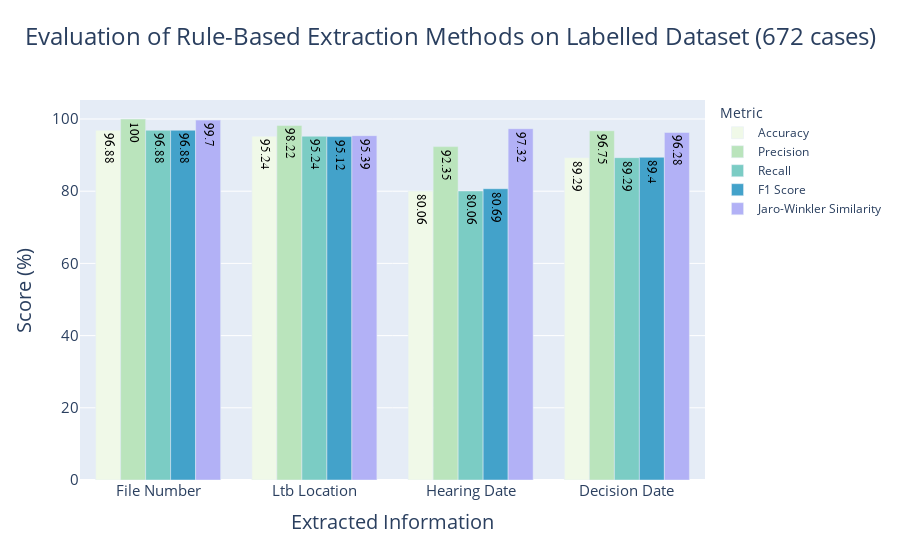

Source (notebook cell):
### Code cell
color_palette = [
    "#f79256",
    "#fbd1a2",
    "#7dcfb6",
    "#00b2ca",
    # "#736FF6", # darker purple
    '#B2B1F6', # lighter purple
    #"#1d4e89"] # my own custom
    ]

color_palette = [
    "#f0f9e8",
    "#bae4bc",
    "#7bccc4",
    "#43a2ca",
    # "#0868ac"
    "#B2B1F6"
]

# color_palette = ['#222222', '#AAAAAA', '#FFFFFF']  # Classic Neutrals
# color_palette = ['#336699', '#6699CC', '#99CCFF']  # Corporate Blues
# color_palette = ['#336633', '#66CC99', '#CCFFDD']  # Subtle Greens
# color_palette = ['#333333', '#777777', '#CCCCCC']  # Sophisticated Grays
# color_palette = ['#663399', '#9966CC', '#CC99FF']  # Professional Purples
# color_palette = ['#444444', '#888888', '#DDDDDD']  # Elegant Monochrome

# Create the bar chart with side-by-side bars and bar values
fig = px.bar(final_results_df, x = 'Extraction', y = 'Score', color = 'Metric',
             title = 'Bar Chart with Side-by-Side Bars', barmode = 'group',
             text = 'Score',
             color_discrete_sequence = color_palette)

# Configure text position and format
fig.update_traces(textposition = 'inside', textfont = dict(size = 10, color = 'black', family = 'Times'),
                  insidetextfont = dict(size = 13, color = 'black', family = 'Times'))

# updating title font 
fig.update_layout(
    xaxis_title = "Extracted Information",
    yaxis_title = "Score (%)", 
    title = {
        'text': 'Evaluation of Rule-Based Extraction Methods on Labelled Dataset (672 cases)',
        'font': {'size': 24},
        'x': 0.5,  # Set x position to center
        'xanchor': 'center',  # Set x anchor to center
        'y': 0.95  # Adjust y position as needed
    },
    xaxis = {'title': 'Extraction', 'tickfont': {'size': 15}, 'title_font': {'size': 20}},
    yaxis = {'title': 'Score', 'tickfont': {'size': 15}, 'title_font': {'size': 20}},
    # coloraxis = {'colorbar': {'tickfont': {'family': 'times', 'weight': 'bold'}}}
    coloraxis = {'colorbar': {'tickfont': {'size': 15}, 'title_font': {'size': 20}}}
)

# Display the chart
fig.show()

### Figure 1 — Plotly figure (JSON) as saved in the notebook; plotly's stock layout.template omitted (floating-point values rounded to 4 significant figures)
{"data": [{"alignmentgroup": "True", "hovertemplate": "Metric=Accuracy<br>Extraction=%{x}<br>Score=%{text}<extra></extra>", "insidetextfont": {"color": "black", "family": "Times", "size": 13}, "legendgroup": "Accuracy", "marker": {"color": "#f0f9e8", "pattern": {"shape": ""}}, "name": "Accuracy", "offsetgroup": "Accuracy", "orientation": "v", "showlegend": true, "text": [96.88, 95.24, 80.06, 89.29], "textfont": {"color": "black", "family": "Times", "size": 10}, "textposition": "inside", "type": "bar", "x": ["File Number", "Ltb Location", "Hearing Date", "Decision Date"], "xaxis": "x", "y": [96.88, 95.24, 80.06, 89.29], "yaxis": "y"}, {"alignmentgroup": "True", "hovertemplate": "Metric=Precision<br>Extraction=%{x}<br>Score=%{text}<extra></extra>", "insidetextfont": {"color": "black", "family": "Times", "size": 13}, "legendgroup": "Precision", "marker": {"color": "#bae4bc", "pattern": {"shape": ""}}, "name": "Precision", "offsetgroup": "Precision", "orientation": "v", "showlegend": true, "text": [100, 98.22, 92.35, 96.75], "textfont": {"color": "black", "family": "Times", "size": 10}, "textposition": "inside", "type": "bar", "x": ["File Number", "Ltb Location", "Hearing Date", "Decision Date"], "xaxis": "x", "y": [100, 98.22, 92.35, 96.75], "yaxis": "y"}, {"alignmentgroup": "True", "hovertemplate": "Metric=Recall<br>Extraction=%{x}<br>Score=%{text}<extra></extra>", "insidetextfont": {"color": "black", "family": "Times", "size": 13}, "legendgroup": "Recall", "marker": {"color": "#7bccc4", "pattern": {"shape": ""}}, "name": "Recall", "offsetgroup": "Recall", "orientation": "v", "showlegend": true, "text": [96.88, 95.24, 80.06, 89.29], "textfont": {"color": "black", "family": "Times", "size": 10}, "textposition": "inside", "type": "bar", "x": ["File Number", "Ltb Location", "Hearing Date", "Decision Date"], "xaxis": "x", "y": [96.88, 95.24, 80.06, 89.29], "yaxis": "y"}, {"alignmentgroup": "True", "hovertemplate": "Metric=F1 Score<br>Extraction=%{x}<br>Score=%{text}<extra></extra>", "insidetextfont": {"color": "black", "family": "Times", "size": 13}, "legendgroup": "F1 Score", "marker": {"color": "#43a2ca", "pattern": {"shape": ""}}, "name": "F1 Score", "offsetgroup": "F1 Score", "orientation": "v", "showlegend": true, "text": [96.88, 95.12, 80.69, 89.4], "textfont": {"color": "black", "family": "Times", "size": 10}, "textposition": "inside", "type": "bar", "x": ["File Number", "Ltb Location", "Hearing Date", "Decision Date"], "xaxis": "x", "y": [96.88, 95.12, 80.69, 89.4], "yaxis": "y"}, {"alignmentgroup": "True", "hovertemplate": "Metric=Jaro-Winkler Similarity<br>Extraction=%{x}<br>Score=%{text}<extra></extra>", "insidetextfont": {"color": "black", "family": "Times", "size": 13}, "legendgroup": "Jaro-Winkler Similarity", "marker": {"color": "#B2B1F6", "pattern": {"shape": ""}}, "name": "Jaro-Winkler Similarity", "offsetgroup": "Jaro-Winkler Similarity", "orientation": "v", "showlegend": true, "text": [99.7, 95.39, 97.32, 96.28], "textfont": {"color": "black", "family": "Times", "size": 10}, "textposition": "inside", "type": "bar", "x": ["File Number", "Ltb Location", "Hearing Date", "Decision Date"], "xaxis": "x", "y": [99.7, 95.39, 97.32, 96.28], "yaxis": "y"}], "layout": {"barmode": "group", "coloraxis": {"colorbar": {"tickfont": {"size": 15}, "title": {"font": {"size": 20}}}}, "legend": {"title": {"text": "Metric"}, "tracegroupgap": 0}, "title": {"font": {"size": 24}, "text": "Evaluation of Rule-Based Extraction Methods on Labelled Dataset (672 cases)", "x": 0.5, "xanchor": "center", "y": 0.95}, "xaxis": {"anchor": "y", "domain": [0, 1], "tickfont": {"size": 15}, "title": {"font": {"size": 20}, "text": "Extracted Information"}}, "yaxis": {"anchor": "x", "domain": [0, 1], "tickfont": {"size": 15}, "title": {"font": {"size": 20}, "text": "Score (%)"}}}}
